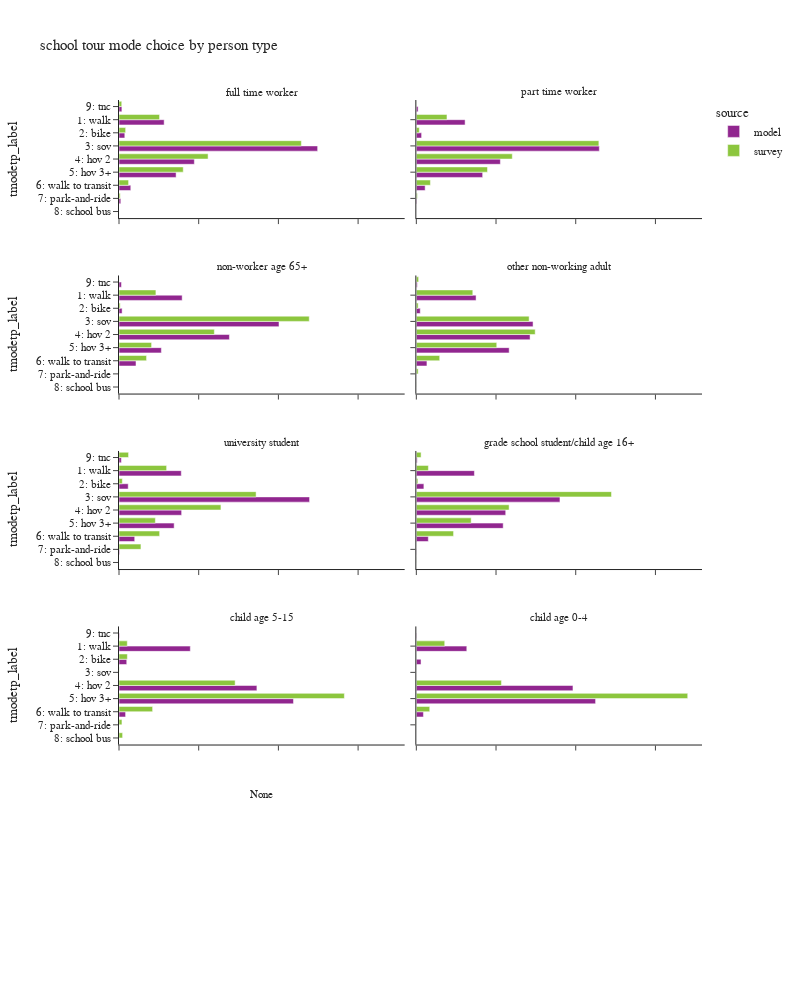

Notebook source saved alongside this figure:
### Code cell
plot_mode_choice(sc_tour,"pptyp_label",
                 {"pptyp_label":["full time worker","part time worker","non-worker age 65+","other non-working adult",
                                 "university student","grade school student/child age 16+","child age 5-15","child age 0-4"],
                  "tmodetp_label":["1: walk","2: bike","3: sov","4: hov 2","5: hov 3+","6: walk to transit",
                                   "7: park-and-ride","8: school bus","9: other–survey only"]},
                 "person type",2,1000)

### Figure 1 — Plotly figure (JSON) as saved in the notebook; plotly's stock layout.template omitted (floating-point values rounded to 4 significant figures)
{"data": [{"alignmentgroup": "True", "customdata": [[64], [264322], [33968], [1162876], [441100], [334320], [68941], [10527], [16911]], "hovertemplate": "source=model<br>pptyp_label=full time worker<br>percentage=%{x}<br>tmodetp_label=%{y}<br>sample_count=%{customdata[0]}<extra></extra>", "legendgroup": "model", "marker": {"color": "#91268F", "pattern": {"shape": ""}}, "name": "model", "offsetgroup": "model", "orientation": "h", "showlegend": true, "textposition": "auto", "type": "bar", "x": [2.743e-05, 0.1133, 0.01456, 0.4984, 0.1891, 0.1433, 0.02955, 0.004512, 0.007249], "xaxis": "x9", "y": [null, "1: walk", "2: bike", "3: sov", "4: hov 2", "5: hov 3+", "6: walk to transit", "7: park-and-ride", "9: tnc"], "yaxis": "y9"}, {"alignmentgroup": "True", "customdata": [[13], [68251], [7376], [256077], [117611], [92814], [12329], [766], [2467]], "hovertemplate": "source=model<br>pptyp_label=part time worker<br>percentage=%{x}<br>tmodetp_label=%{y}<br>sample_count=%{customdata[0]}<extra></extra>", "legendgroup": "model", "marker": {"color": "#91268F", "pattern": {"shape": ""}}, "name": "model", "offsetgroup": "model", "orientation": "h", "showlegend": false, "textposition": "auto", "type": "bar", "x": [2.331e-05, 0.1224, 0.01323, 0.4592, 0.2109, 0.1664, 0.02211, 0.001373, 0.004423], "xaxis": "x10", "y": [null, "1: walk", "2: bike", "3: sov", "4: hov 2", "5: hov 3+", "6: walk to transit", "7: park-and-ride", "9: tnc"], "yaxis": "y10"}, {"alignmentgroup": "True", "customdata": [[1], [109023], [5365], [276165], [190583], [73137], [29342], [4226]], "hovertemplate": "source=model<br>pptyp_label=non-worker age 65+<br>percentage=%{x}<br>tmodetp_label=%{y}<br>sample_count=%{customdata[0]}<extra></extra>", "legendgroup": "model", "marker": {"color": "#91268F", "pattern": {"shape": ""}}, "name": "model", "offsetgroup": "model", "orientation": "h", "showlegend": false, "textposition": "auto", "type": "bar", "x": [1.454e-06, 0.1585, 0.0078, 0.4015, 0.2771, 0.1063, 0.04266, 0.006144], "xaxis": "x7", "y": [null, "1: walk", "2: bike", "3: sov", "4: hov 2", "5: hov 3+", "6: walk to transit", "9: tnc"], "yaxis": "y7"}, {"alignmentgroup": "True", "customdata": [[2], [135350], [8893], [264484], [257713], [210342], [24022], [2120]], "hovertemplate": "source=model<br>pptyp_label=other non-working adult<br>percentage=%{x}<br>tmodetp_label=%{y}<br>sample_count=%{customdata[0]}<extra></extra>", "legendgroup": "model", "marker": {"color": "#91268F", "pattern": {"shape": ""}}, "name": "model", "offsetgroup": "model", "orientation": "h", "showlegend": false, "textposition": "auto", "type": "bar", "x": [2.215e-06, 0.1499, 0.009849, 0.2929, 0.2854, 0.233, 0.0266, 0.002348], "xaxis": "x8", "y": [null, "1: walk", "2: bike", "3: sov", "4: hov 2", "5: hov 3+", "6: walk to transit", "9: tnc"], "yaxis": "y8"}, {"alignmentgroup": "True", "customdata": [[16474], [2436], [50409], [16570], [14590], [4157], [156], [624]], "hovertemplate": "source=model<br>pptyp_label=university student<br>percentage=%{x}<br>tmodetp_label=%{y}<br>sample_count=%{customdata[0]}<extra></extra>", "legendgroup": "model", "marker": {"color": "#91268F", "pattern": {"shape": ""}}, "name": "model", "offsetgroup": "model", "orientation": "h", "showlegend": false, "textposition": "auto", "type": "bar", "x": [0.1563, 0.02311, 0.4782, 0.1572, 0.1384, 0.03943, 0.00148, 0.005919], "xaxis": "x5", "y": ["1: walk", "2: bike", "3: sov", "4: hov 2", "5: hov 3+", "6: walk to transit", "7: park-and-ride", "9: tnc"], "yaxis": "y5"}, {"alignmentgroup": "True", "customdata": [[2], [13841], [1799], [34226], [21299], [20697], [2855], [41], [206]], "hovertemplate": "source=model<br>pptyp_label=grade school student/child age 16+<br>percentage=%{x}<br>tmodetp_label=%{y}<br>sample_count=%{customdata[0]}<extra></extra>", "legendgroup": "model", "marker": {"color": "#91268F", "pattern": {"shape": ""}}, "name": "model", "offsetgroup": "model", "orientation": "h", "showlegend": false, "textposition": "auto", "type": "bar", "x": [2.106e-05, 0.1457, 0.01894, 0.3604, 0.2243, 0.2179, 0.03006, 0.0004317, 0.002169], "xaxis": "x6", "y": [null, "1: walk", "2: bike", "3: sov", "4: hov 2", "5: hov 3+", "6: walk to transit", "7: park-and-ride", "9: tnc"], "yaxis": "y6"}, {"alignmentgroup": "True", "customdata": [[28], [35850], [3891], [69323], [87713], [3315], [213]], "hovertemplate": "source=model<br>pptyp_label=child age 5-15<br>percentage=%{x}<br>tmodetp_label=%{y}<br>sample_count=%{customdata[0]}<extra></extra>", "legendgroup": "model", "marker": {"color": "#91268F", "pattern": {"shape": ""}}, "name": "model", "offsetgroup": "model", "orientation": "h", "showlegend": false, "textposition": "auto", "type": "bar", "x": [0.0001398, 0.179, 0.01942, 0.346, 0.4378, 0.01655, 0.001063], "xaxis": "x3", "y": [null, "1: walk", "2: bike", "4: hov 2", "5: hov 3+", "6: walk to transit", "9: tnc"], "yaxis": "y3"}, {"alignmentgroup": "True", "customdata": [[8], [23572], [2196], [73169], [83734], [3318], [154]], "hovertemplate": "source=model<br>pptyp_label=child age 0-4<br>percentage=%{x}<br>tmodetp_label=%{y}<br>sample_count=%{customdata[0]}<extra></extra>", "legendgroup": "model", "marker": {"color": "#91268F", "pattern": {"shape": ""}}, "name": "model", "offsetgroup": "model", "orientation": "h", "showlegend": false, "textposition": "auto", "type": "bar", "x": [4.298e-05, 0.1266, 0.0118, 0.3931, 0.4498, 0.01782, 0.0008273], "xaxis": "x4", "y": [null, "1: walk", "2: bike", "4: hov 2", "5: hov 3+", "6: walk to transit", "9: tnc"], "yaxis": "y4"}, {"alignmentgroup": "True", "customdata": [[15], [620], [153], [1294], [524], [285], [260], [18], [26]], "hovertemplate": "source=survey<br>pptyp_label=full time worker<br>percentage=%{x}<br>tmodetp_label=%{y}<br>sample_count=%{customdata[0]}<extra></extra>", "legendgroup": "survey", "marker": {"color": "#8CC63E", "pattern": {"shape": ""}}, "name": "survey", "offsetgroup": "survey", "orientation": "h", "showlegend": true, "textposition": "auto", "type": "bar", "x": [0.005272, 0.1018, 0.01666, 0.4576, 0.2236, 0.1612, 0.02403, 0.003065, 0.006888], "xaxis": "x9", "y": [null, "1: walk", "2: bike", "3: sov", "4: hov 2", "5: hov 3+", "6: walk to transit", "7: park-and-ride", "9: tnc"], "yaxis": "y9"}, {"alignmentgroup": "True", "customdata": [[106], [20], [305], [132], [85], [54], [2], [3]], "hovertemplate": "source=survey<br>pptyp_label=part time worker<br>percentage=%{x}<br>tmodetp_label=%{y}<br>sample_count=%{customdata[0]}<extra></extra>", "legendgroup": "survey", "marker": {"color": "#8CC63E", "pattern": {"shape": ""}}, "name": "survey", "offsetgroup": "survey", "orientation": "h", "showlegend": false, "textposition": "auto", "type": "bar", "x": [0.07689, 0.007464, 0.4581, 0.2408, 0.1786, 0.03536, 0.002513, 0.0003383], "xaxis": "x10", "y": ["1: walk", "2: bike", "3: sov", "4: hov 2", "5: hov 3+", "6: walk to transit", "7: park-and-ride", "9: tnc"], "yaxis": "y10"}, {"alignmentgroup": "True", "customdata": [[13], [164], [11], [442], [294], [81], [58], [4], [1]], "hovertemplate": "source=survey<br>pptyp_label=non-worker age 65+<br>percentage=%{x}<br>tmodetp_label=%{y}<br>sample_count=%{customdata[0]}<extra></extra>", "legendgroup": "survey", "marker": {"color": "#8CC63E", "pattern": {"shape": ""}}, "name": "survey", "offsetgroup": "survey", "orientation": "h", "showlegend": false, "textposition": "auto", "type": "bar", "x": [0.03613, 0.0926, 0.002987, 0.4774, 0.2392, 0.08178, 0.06916, 0.0005537, 0.0001239], "xaxis": "x7", "y": [null, "1: walk", "2: bike", "3: sov", "4: hov 2", "5: hov 3+", "6: walk to transit", "7: park-and-ride", "9: tnc"], "yaxis": "y7"}, {"alignmentgroup": "True", "customdata": [[6], [210], [24], [330], [268], [150], [68], [6], [1], [7]], "hovertemplate": "source=survey<br>pptyp_label=other non-working adult<br>percentage=%{x}<br>tmodetp_label=%{y}<br>sample_count=%{customdata[0]}<extra></extra>", "legendgroup": "survey", "marker": {"color": "#8CC63E", "pattern": {"shape": ""}}, "name": "survey", "offsetgroup": "survey", "orientation": "h", "showlegend": false, "textposition": "auto", "type": "bar", "x": [0.001285, 0.1417, 0.004591, 0.2831, 0.2983, 0.2018, 0.05865, 0.00457, 0.0002532, 0.005795], "xaxis": "x8", "y": [null, "1: walk", "2: bike", "3: sov", "4: hov 2", "5: hov 3+", "6: walk to transit", "7: park-and-ride", "8: school bus", "9: tnc"], "yaxis": "y8"}, {"alignmentgroup": "True", "customdata": [[46], [7], [43], [22], [6], [22], [4], [2]], "hovertemplate": "source=survey<br>pptyp_label=university student<br>percentage=%{x}<br>tmodetp_label=%{y}<br>sample_count=%{customdata[0]}<extra></extra>", "legendgroup": "survey", "marker": {"color": "#8CC63E", "pattern": {"shape": ""}}, "name": "survey", "offsetgroup": "survey", "orientation": "h", "showlegend": false, "textposition": "auto", "type": "bar", "x": [0.1195, 0.008383, 0.3441, 0.2558, 0.09128, 0.102, 0.05507, 0.02398], "xaxis": "x5", "y": ["1: walk", "2: bike", "3: sov", "4: hov 2", "5: hov 3+", "6: walk to transit", "7: park-and-ride", "9: tnc"], "yaxis": "y5"}, {"alignmentgroup": "True", "customdata": [[6], [3], [22], [14], [17], [3], [1], [1]], "hovertemplate": "source=survey<br>pptyp_label=grade school student/child age 16+<br>percentage=%{x}<br>tmodetp_label=%{y}<br>sample_count=%{customdata[0]}<extra></extra>", "legendgroup": "survey", "marker": {"color": "#8CC63E", "pattern": {"shape": ""}}, "name": "survey", "offsetgroup": "survey", "orientation": "h", "showlegend": false, "textposition": "auto", "type": "bar", "x": [0.03027, 0.003838, 0.4898, 0.2329, 0.1376, 0.09343, 0.0002864, 0.01195], "xaxis": "x6", "y": ["1: walk", "2: bike", "3: sov", "4: hov 2", "5: hov 3+", "6: walk to transit", "8: school bus", "9: tnc"], "yaxis": "y6"}, {"alignmentgroup": "True", "customdata": [[14], [4], [1], [55], [138], [7], [1], [6]], "hovertemplate": "source=survey<br>pptyp_label=child age 5-15<br>percentage=%{x}<br>tmodetp_label=%{y}<br>sample_count=%{customdata[0]}<extra></extra>", "legendgroup": "survey", "marker": {"color": "#8CC63E", "pattern": {"shape": ""}}, "name": "survey", "offsetgroup": "survey", "orientation": "h", "showlegend": false, "textposition": "auto", "type": "bar", "x": [0.02078, 0.02098, 0.000508, 0.2914, 0.5655, 0.08434, 0.007397, 0.009027], "xaxis": "x3", "y": ["1: walk", "2: bike", "3: sov", "4: hov 2", "5: hov 3+", "6: walk to transit", "7: park-and-ride", "8: school bus"], "yaxis": "y3"}, {"alignmentgroup": "True", "customdata": [[33], [1], [28], [107], [1], [1]], "hovertemplate": "source=survey<br>pptyp_label=child age 0-4<br>percentage=%{x}<br>tmodetp_label=%{y}<br>sample_count=%{customdata[0]}<extra></extra>", "legendgroup": "survey", "marker": {"color": "#8CC63E", "pattern": {"shape": ""}}, "name": "survey", "offsetgroup": "survey", "orientation": "h", "showlegend": false, "textposition": "auto", "type": "bar", "x": [0.07127, 0.0003056, 0.2136, 0.681, 0.03364, 0.0002104], "xaxis": "x4", "y": ["1: walk", "2: bike", "4: hov 2", "5: hov 3+", "6: walk to transit", "7: park-and-ride"], "yaxis": "y4"}], "layout": {"annotations": [{"font": {}, "showarrow": false, "text": "None", "x": 0.245, "xanchor": "center", "xref": "paper", "y": 0.144, "yanchor": "bottom", "yref": "paper"}, {"font": {}, "showarrow": false, "text": "child age 5-15", "x": 0.245, "xanchor": "center", "xref": "paper", "y": 0.358, "yanchor": "bottom", "yref": "paper"}, {"font": {}, "showarrow": false, "text": "child age 0-4", "x": 0.755, "xanchor": "center", "xref": "paper", "y": 0.358, "yanchor": "bottom", "yref": "paper"}, {"font": {}, "showarrow": false, "text": "university student", "x": 0.245, "xanchor": "center", "xref": "paper", "y": 0.572, "yanchor": "bottom", "yref": "paper"}, {"font": {}, "showarrow": false, "text": "grade school student/child age 16+", "x": 0.755, "xanchor": "center", "xref": "paper", "y": 0.572, "yanchor": "bottom", "yref": "paper"}, {"font": {}, "showarrow": false, "text": "non-worker age 65+", "x": 0.245, "xanchor": "center", "xref": "paper", "y": 0.786, "yanchor": "bottom", "yref": "paper"}, {"font": {}, "showarrow": false, "text": "other non-working adult", "x": 0.755, "xanchor": "center", "xref": "paper", "y": 0.786, "yanchor": "bottom", "yref": "paper"}, {"font": {}, "showarrow": false, "text": "full time worker", "x": 0.245, "xanchor": "center", "xref": "paper", "y": 1.0, "yanchor": "bottom", "yref": "paper"}, {"font": {}, "showarrow": false, "text": "part time worker", "x": 0.755, "xanchor": "center", "xref": "paper", "y": 1.0, "yanchor": "bottom", "yref": "paper"}], "barmode": "group", "height": 1000, "legend": {"title": {"text": "source"}, "tracegroupgap": 0}, "title": {"text": "school tour mode choice by person type"}, "width": 800, "xaxis": {"anchor": "y", "domain": [0.0, 0.49], "tickformat": ".1%", "title": {"text": "percentage"}}, "xaxis10": {"anchor": "y10", "domain": [0.51, 1.0], "matches": "x", "showticklabels": false, "tickformat": ".1%"}, "xaxis2": {"anchor": "y2", "domain": [0.51, 1.0], "matches": "x", "tickformat": ".1%", "title": {"text": "percentage"}}, "xaxis3": {"anchor": "y3", "domain": [0.0, 0.49], "matches": "x", "showticklabels": false, "tickformat": ".1%"}, "xaxis4": {"anchor": "y4", "domain": [0.51, 1.0], "matches": "x", "showticklabels": false, "tickformat": ".1%"}, "xaxis5": {"anchor": "y5", "domain": [0.0, 0.49], "matches": "x", "showticklabels": false, "tickformat": ".1%"}, "xaxis6": {"anchor": "y6", "domain": [0.51, 1.0], "matches": "x", "showticklabels": false, "tickformat": ".1%"}, "xaxis7": {"anchor": "y7", "domain": [0.0, 0.49], "matches": "x", "showticklabels": false, "tickformat": ".1%"}, "xaxis8": {"anchor": "y8", "domain": [0.51, 1.0], "matches": "x", "showticklabels": false, "tickformat": ".1%"}, "xaxis9": {"anchor": "y9", "domain": [0.0, 0.49], "matches": "x", "showticklabels": false, "tickformat": ".1%"}, "yaxis": {"anchor": "x", "categoryarray": ["9: other–survey only", "8: school bus", "7: park-and-ride", "6: walk to transit", "5: hov 3+", "4: hov 2", "3: sov", "2: bike", "1: walk"], "categoryorder": "array", "domain": [0.0, 0.144], "title": {"text": "tmodetp_label"}}, "yaxis10": {"anchor": "x10", "domain": [0.856, 1.0], "matches": "y", "showticklabels": false}, "yaxis2": {"anchor": "x2", "domain": [0.0, 0.144], "matches": "y", "showticklabels": false}, "yaxis3": {"anchor": "x3", "categoryarray": ["9: other–survey only", "8: school bus", "7: park-and-ride", "6: walk to transit", "5: hov 3+", "4: hov 2", "3: sov", "2: bike", "1: walk"], "categoryorder": "array", "domain": [0.214, 0.358], "matches": "y", "title": {"text": "tmodetp_label"}}, "yaxis4": {"anchor": "x4", "domain": [0.214, 0.358], "matches": "y", "showticklabels": false}, "yaxis5": {"anchor": "x5", "categoryarray": ["9: other–survey only", "8: school bus", "7: park-and-ride", "6: walk to transit", "5: hov 3+", "4: hov 2", "3: sov", "2: bike", "1: walk"], "categoryorder": "array", "domain": [0.428, 0.572], "matches": "y", "title": {"text": "tmodetp_label"}}, "yaxis6": {"anchor": "x6", "domain": [0.428, 0.572], "matches": "y", "showticklabels": false}, "yaxis7": {"anchor": "x7", "categoryarray": ["9: other–survey only", "8: school bus", "7: park-and-ride", "6: walk to transit", "5: hov 3+", "4: hov 2", "3: sov", "2: bike", "1: walk"], "categoryorder": "array", "domain": [0.642, 0.786], "matches": "y", "title": {"text": "tmodetp_label"}}, "yaxis8": {"anchor": "x8", "domain": [0.642, 0.786], "matches": "y", "showticklabels": false}, "yaxis9": {"anchor": "x9", "categoryarray": ["9: other–survey only", "8: school bus", "7: park-and-ride", "6: walk to transit", "5: hov 3+", "4: hov 2", "3: sov", "2: bike", "1: walk"], "categoryorder": "array", "domain": [0.856, 1.0], "matches": "y", "title": {"text": "tmodetp_label"}}}}
